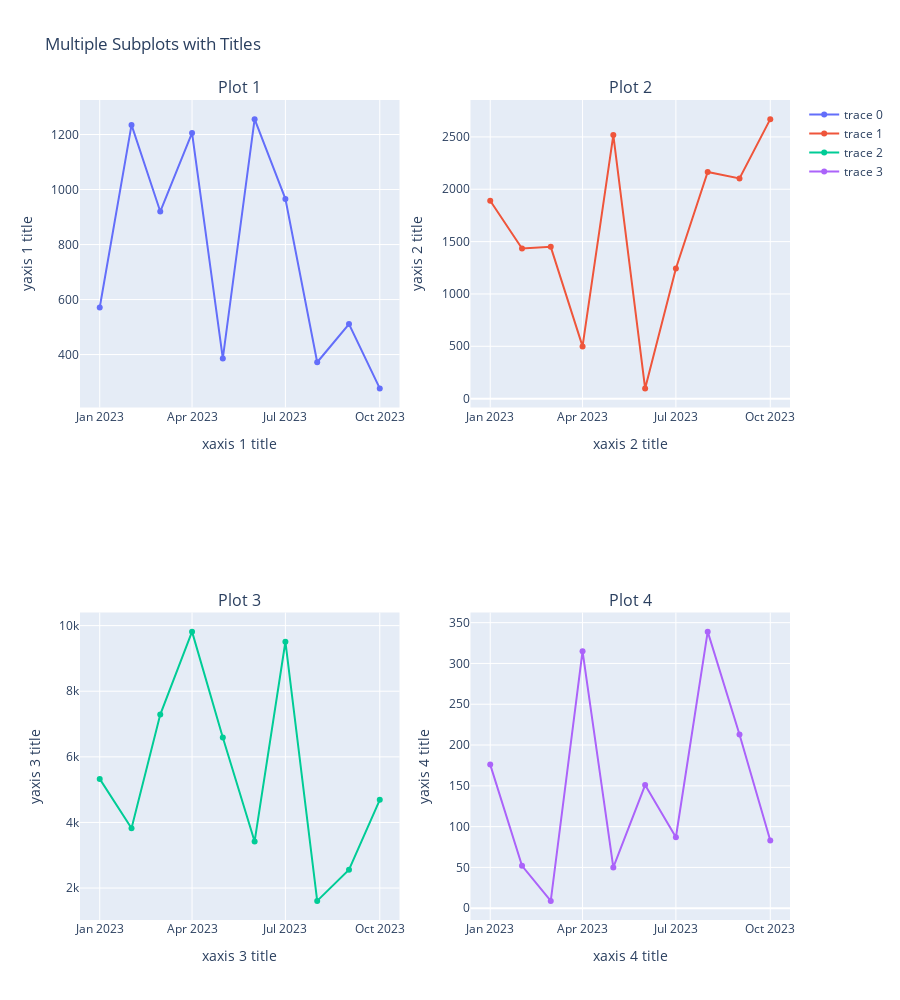

This figure's notebook cell:
### Markdown cell above
#### Plotly Multiple Subplots

### Code cell
fig = make_subplots(rows=2, cols=2,subplot_titles=("Plot 1", "Plot 2", "Plot 3", "Plot 4"))

fig.add_trace(go.Scatter(x=df['Date'], y=df['X1']),
              row=1, col=1)
fig.add_trace(go.Scatter(x=df['Date'], y=df['X2']),
              row=1, col=2)
fig.add_trace(go.Scatter(x=df['Date'], y=df['X3']),
              row=2, col=1)
fig.add_trace(go.Scatter(x=df['Date'], y=df['X4']),
              row=2, col=2)

# Update xaxis properties
fig.update_xaxes(title_text="xaxis 1 title", row=1, col=1)
fig.update_xaxes(title_text="xaxis 2 title", row=1, col=2)
fig.update_xaxes(title_text="xaxis 3 title", row=2, col=1)
fig.update_xaxes(title_text="xaxis 4 title", row=2, col=2)

# Update yaxis properties
fig.update_yaxes(title_text="yaxis 1 title", row=1, col=1)
fig.update_yaxes(title_text="yaxis 2 title", row=1, col=2)
fig.update_yaxes(title_text="yaxis 3 title", row=2, col=1)
fig.update_yaxes(title_text="yaxis 4 title", row=2, col=2)

# Update title and height
fig.update_layout(height=1000, width=900,
                  title_text="Multiple Subplots with Titles")

fig.show()

### Figure 1 — Plotly figure (JSON) as saved in the notebook; plotly's stock layout.template omitted (floating-point values rounded to 4 significant figures)
{"data": [{"type": "scatter", "x": ["2023-01-01", "2023-02-01", "2023-03-01", "2023-04-01", "2023-05-01", "2023-06-01", "2023-07-01", "2023-08-01", "2023-09-01", "2023-10-01"], "xaxis": "x", "y": [571, 1235, 920, 1206, 386, 1256, 966, 372, 511, 277], "yaxis": "y"}, {"type": "scatter", "x": ["2023-01-01", "2023-02-01", "2023-03-01", "2023-04-01", "2023-05-01", "2023-06-01", "2023-07-01", "2023-08-01", "2023-09-01", "2023-10-01"], "xaxis": "x2", "y": [1890, 1434, 1450, 499, 2518, 98, 1244, 2165, 2104, 2670], "yaxis": "y2"}, {"type": "scatter", "x": ["2023-01-01", "2023-02-01", "2023-03-01", "2023-04-01", "2023-05-01", "2023-06-01", "2023-07-01", "2023-08-01", "2023-09-01", "2023-10-01"], "xaxis": "x3", "y": [5327, 3821, 7289, 9817, 6590, 3421, 9509, 1609, 2559, 4688], "yaxis": "y3"}, {"type": "scatter", "x": ["2023-01-01", "2023-02-01", "2023-03-01", "2023-04-01", "2023-05-01", "2023-06-01", "2023-07-01", "2023-08-01", "2023-09-01", "2023-10-01"], "xaxis": "x4", "y": [176, 52, 9, 315, 50, 151, 87, 339, 213, 83], "yaxis": "y4"}], "layout": {"annotations": [{"font": {"size": 16}, "showarrow": false, "text": "Plot 1", "x": 0.225, "xanchor": "center", "xref": "paper", "y": 1, "yanchor": "bottom", "yref": "paper"}, {"font": {"size": 16}, "showarrow": false, "text": "Plot 2", "x": 0.775, "xanchor": "center", "xref": "paper", "y": 1, "yanchor": "bottom", "yref": "paper"}, {"font": {"size": 16}, "showarrow": false, "text": "Plot 3", "x": 0.225, "xanchor": "center", "xref": "paper", "y": 0.375, "yanchor": "bottom", "yref": "paper"}, {"font": {"size": 16}, "showarrow": false, "text": "Plot 4", "x": 0.775, "xanchor": "center", "xref": "paper", "y": 0.375, "yanchor": "bottom", "yref": "paper"}], "height": 1000, "title": {"text": "Multiple Subplots with Titles"}, "width": 900, "xaxis": {"anchor": "y", "domain": [0, 0.45], "title": {"text": "xaxis 1 title"}}, "xaxis2": {"anchor": "y2", "domain": [0.55, 1], "title": {"text": "xaxis 2 title"}}, "xaxis3": {"anchor": "y3", "domain": [0, 0.45], "title": {"text": "xaxis 3 title"}}, "xaxis4": {"anchor": "y4", "domain": [0.55, 1], "title": {"text": "xaxis 4 title"}}, "yaxis": {"anchor": "x", "domain": [0.625, 1], "title": {"text": "yaxis 1 title"}}, "yaxis2": {"anchor": "x2", "domain": [0.625, 1], "title": {"text": "yaxis 2 title"}}, "yaxis3": {"anchor": "x3", "domain": [0, 0.375], "title": {"text": "yaxis 3 title"}}, "yaxis4": {"anchor": "x4", "domain": [0, 0.375], "title": {"text": "yaxis 4 title"}}}}
